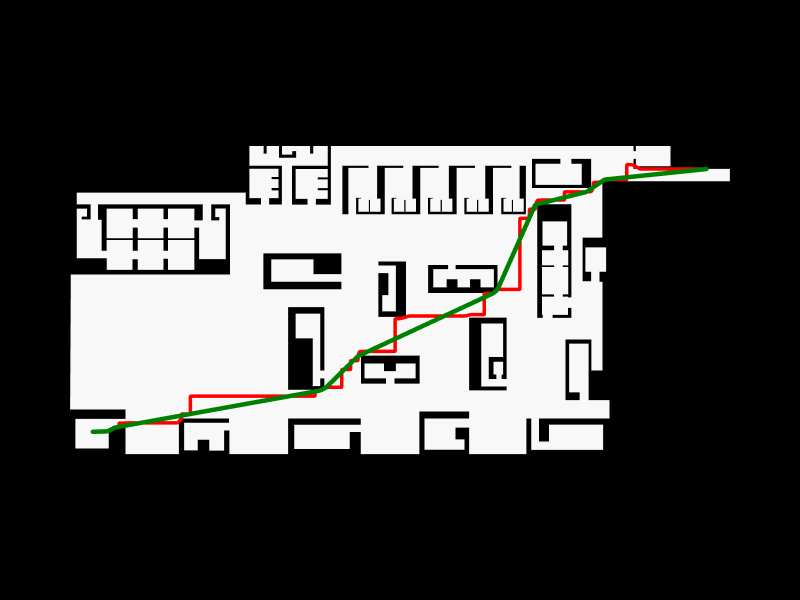

The code cell stored with this chart in its notebook:
### Code cell
Topology.Show(plan_analysis, shortest_path, straight_path,
              camera=[0,0,4.5],
              faceColor=[250,250,250],
              faceOpacity=1,
              edgeColorKey="color",
              edgeWidthKey="width",
              backgroundColor="black",
              width=800,
              height=600,
              renderer=renderer)

### Figure 1 — Plotly figure (JSON) as saved in the notebook; plotly's stock layout.template omitted (floating-point values rounded to 4 significant figures; data arrays with more than 128 entries replaced by an {"elided": "..."} marker saying what was removed)
{"data": [{"customdata": {"elided": "464 str values"}, "hoverinfo": "text", "hovertemplate": {"elided": "464 str values"}, "hovertext": {"elided": "464 str values"}, "legendgroup": "1", "legendrank": 1, "marker": {"color": {"elided": "464 str values"}, "line": {"width": 0}, "opacity": 1, "size": {"elided": "464 float values"}, "sizemode": "diameter", "symbol": "circle"}, "mode": "markers", "name": "1: Untitled (Vertices)", "showlegend": false, "text": {"elided": "464 str values"}, "type": "scatter3d", "x": {"elided": "464 float values"}, "y": {"elided": "464 float values"}, "z": {"elided": "464 int values"}}, {"hoverinfo": "text", "hovertext": [], "legendgroup": "2", "legendrank": 2, "line": {"color": "#000000", "dash": "solid", "width": 1}, "marker": {"color": "#000000", "size": 0.25, "symbol": "circle"}, "mode": "markers+lines", "name": "1: Untitled (Edges)", "showlegend": false, "text": [], "type": "scatter3d", "x": {"elided": "1392 float values"}, "y": {"elided": "1392 float values"}, "z": {"elided": "1392 int values"}}, {"cmax": 1, "cmin": 0, "color": "#FAFAFA", "colorscale": [[0, "#440154"], [0.1111, "#482878"], [0.2222, "#3e4989"], [0.3333, "#31688e"], [0.4444, "#26828e"], [0.5556, "#1f9e89"], [0.6667, "#35b779"], [0.7778, "#6ece58"], [0.8889, "#b5de2b"], [1, "#fde725"]], "flatshading": true, "hoverinfo": "text", "hovertext": "", "i": {"elided": "492 int values"}, "j": {"elided": "492 int values"}, "k": {"elided": "492 int values"}, "legendgroup": "3", "legendrank": 3, "lighting": {"facenormalsepsilon": 0}, "name": "1: Untitled (Faces)", "opacity": 1, "showlegend": false, "showscale": false, "text": "", "type": "mesh3d", "x": {"elided": "464 float values"}, "y": {"elided": "464 float values"}, "z": {"elided": "464 int values"}}, {"customdata": {"elided": "199 str values"}, "hoverinfo": "text", "hovertemplate": {"elided": "199 str values"}, "hovertext": {"elided": "199 str values"}, "legendgroup": "5", "legendrank": 5, "marker": {"color": {"elided": "199 str values"}, "line": {"width": 0}, "opacity": 1, "size": {"elided": "199 float values"}, "sizemode": "diameter", "symbol": "circle"}, "mode": "markers", "name": "2: Untitled (Vertices)", "showlegend": false, "text": {"elided": "199 str values"}, "type": "scatter3d", "x": {"elided": "199 float values"}, "y": {"elided": "199 float values"}, "z": {"elided": "199 int values"}}, {"hoverinfo": "text", "hovertext": [], "legendgroup": "6", "legendrank": 6, "line": {"color": "#FF0000", "dash": "solid", "width": 7}, "marker": {"color": "#FF0000", "size": 1.75, "symbol": "circle"}, "mode": "markers+lines", "name": "2: Untitled (Edges)", "showlegend": false, "text": [], "type": "scatter3d", "x": {"elided": "594 float values"}, "y": {"elided": "594 float values"}, "z": {"elided": "594 int values"}}, {"customdata": ["", "", "", "", "", "", "", "", "", "", "", ""], "hoverinfo": "text", "hovertemplate": ["Click ", "Click ", "Click ", "Click ", "Click ", "Click ", "Click ", "Click ", "Click ", "Click ", "Click ", "Click "], "hovertext": ["", "", "", "", "", "", "", "", "", "", "", ""], "legendgroup": "9", "legendrank": 9, "marker": {"color": ["#000000", "#000000", "#000000", "#000000", "#000000", "#000000", "#000000", "#000000", "#000000", "#000000", "#000000", "#000000"], "line": {"width": 0}, "opacity": 1, "size": [2.8, 2.8, 2.8, 2.8, 2.8, 2.8, 2.8, 2.8, 2.8, 2.8, 2.8, 2.8], "sizemode": "diameter", "symbol": "circle"}, "mode": "markers", "name": "3: Untitled (Vertices)", "showlegend": false, "text": ["", "", "", "", "", "", "", "", "", "", "", ""], "type": "scatter3d", "x": [70.55, 61.35, 59.75, 55.13, 51.75, 51.36, 39.21, 36.28, 35.75, 17.35, 16.72, 15.35], "y": [36.11, 35.15, 34.05, 32.9, 25.3, 24.95, 19.3, 16.43, 16.19, 12.88, 12.54, 12.5], "z": [0, 0, 0, 0, 0, 0, 0, 0, 0, 0, 0, 0]}, {"hoverinfo": "text", "hovertext": [], "legendgroup": "10", "legendrank": 10, "line": {"color": "#008000", "dash": "solid", "width": 9}, "marker": {"color": "#008000", "size": 2.25, "symbol": "circle"}, "mode": "markers+lines", "name": "3: Untitled (Edges)", "showlegend": false, "text": [], "type": "scatter3d", "x": [70.55, 61.35, null, 61.35, 59.75, null, 59.75, 55.13, null, 55.13, 51.75, null, 51.75, 51.36, null, 51.36, 39.21, null, 39.21, 36.28, null, 36.28, 35.75, null, 35.75, 17.35, null, 17.35, 16.72, null, 16.72, 15.35, null], "y": [36.11, 35.15, null, 35.15, 34.05, null, 34.05, 32.9, null, 32.9, 25.3, null, 25.3, 24.95, null, 24.95, 19.3, null, 19.3, 16.43, null, 16.43, 16.19, null, 16.19, 12.88, null, 12.88, 12.54, null, 12.54, 12.5, null], "z": [0, 0, null, 0, 0, null, 0, 0, null, 0, 0, null, 0, 0, null, 0, 0, null, 0, 0, null, 0, 0, null, 0, 0, null, 0, 0, null, 0, 0, null]}], "layout": {"autosize": true, "height": 600, "margin": {"b": 40, "l": 40, "r": 40, "t": 40}, "paper_bgcolor": "#000000", "plot_bgcolor": "#000000", "scene": {"aspectmode": "data", "camera": {"center": {"x": 0, "y": 0, "z": 0}, "eye": {"x": 0, "y": 0, "z": 4.5}, "projection": {"type": "perspective"}, "up": {"x": 0, "y": 1, "z": 0}}, "xaxis": {"visible": false}, "yaxis": {"visible": false}, "zaxis": {"visible": false}}, "showlegend": true, "width": 800, "xaxis": {"showgrid": false, "visible": false, "zeroline": false}, "yaxis": {"showgrid": false, "visible": false, "zeroline": false}}}
